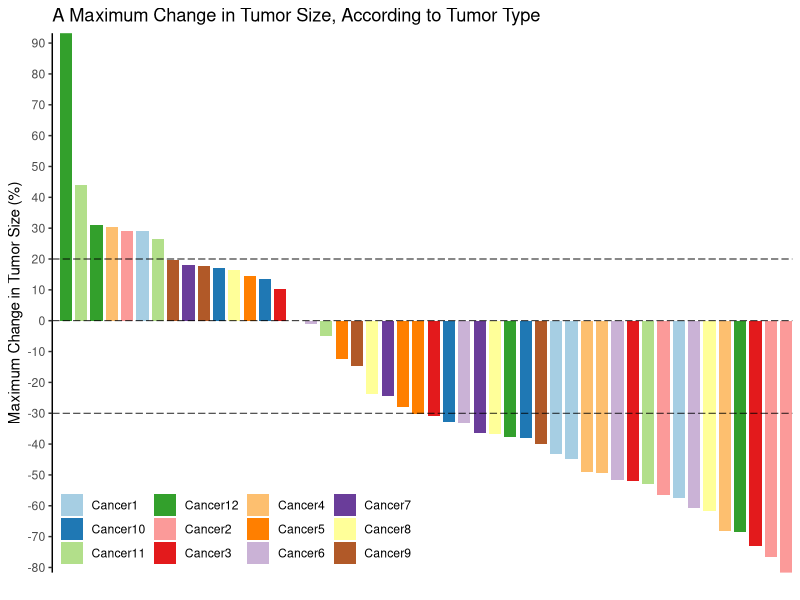
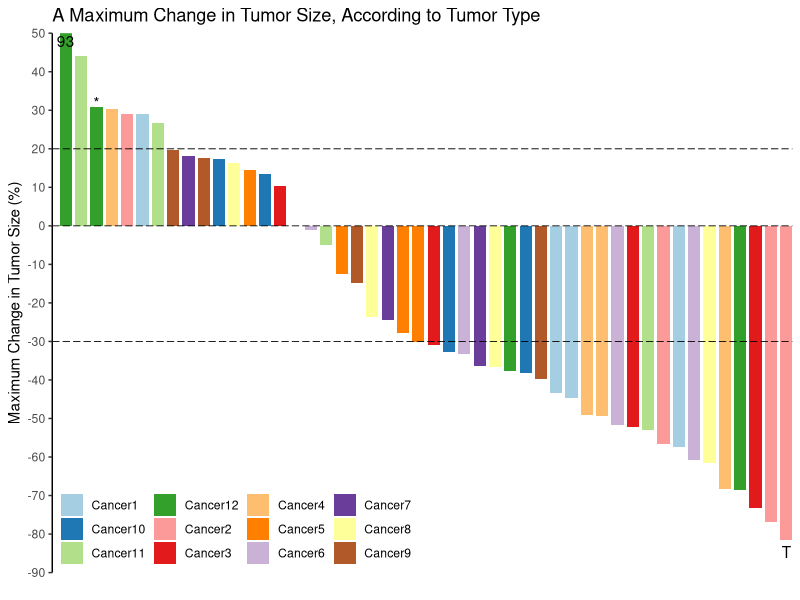
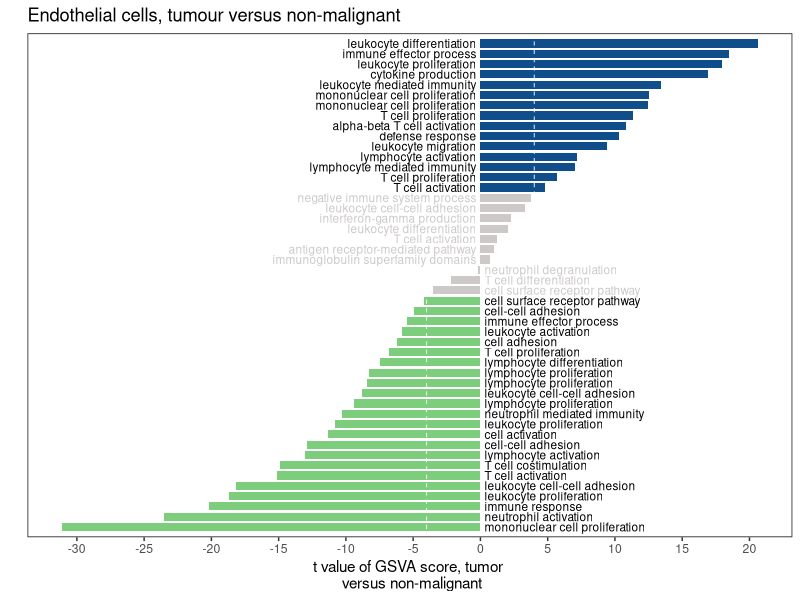
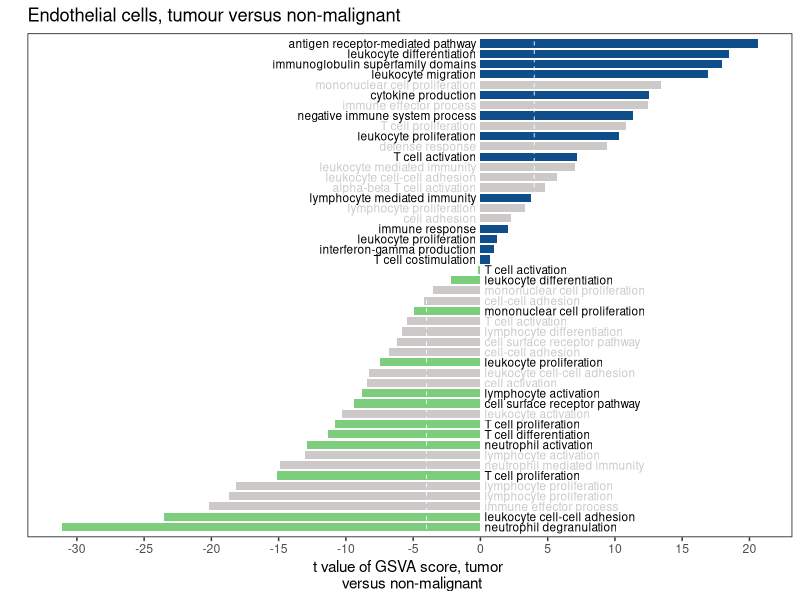
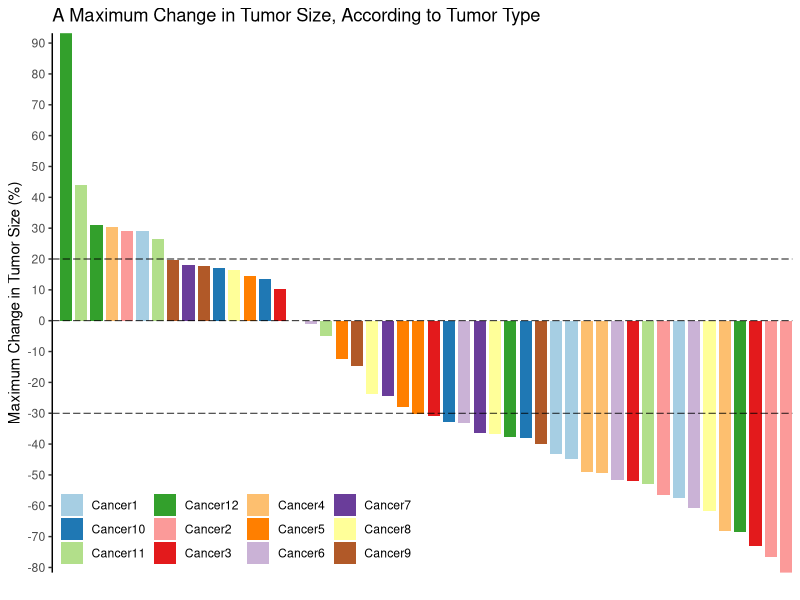
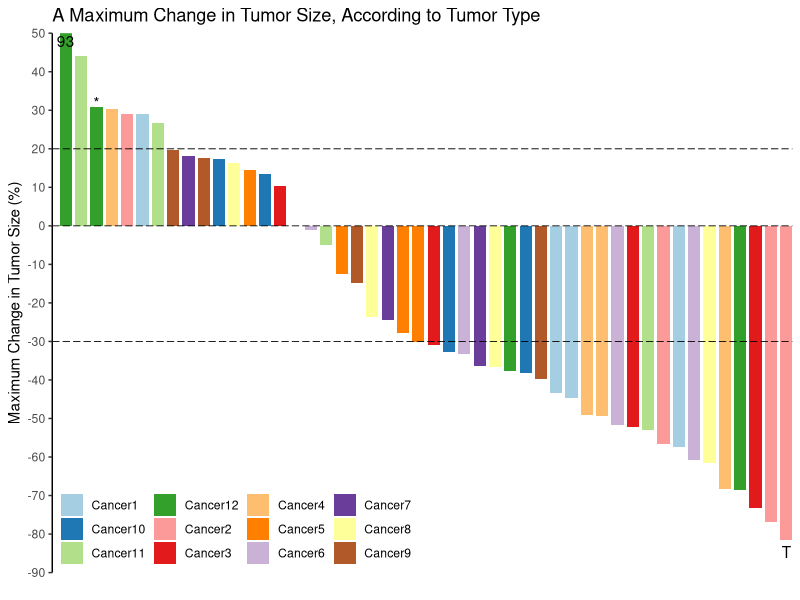
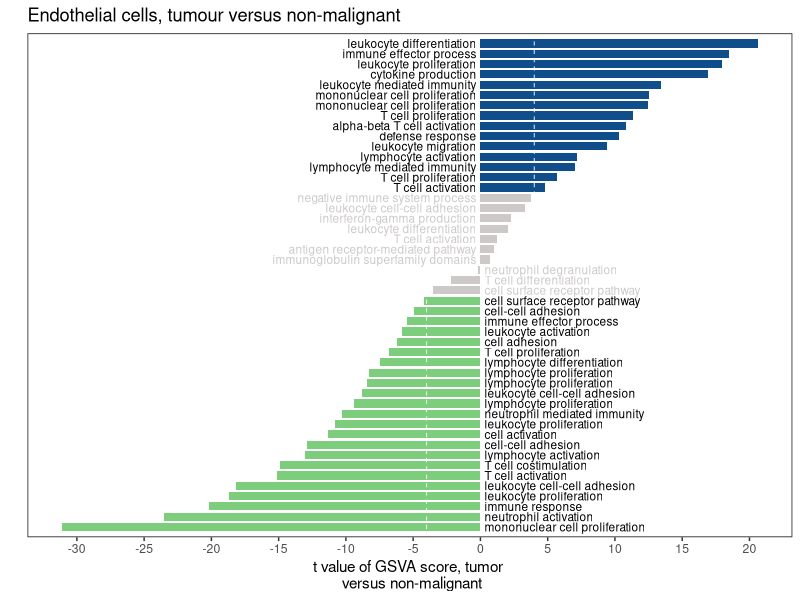
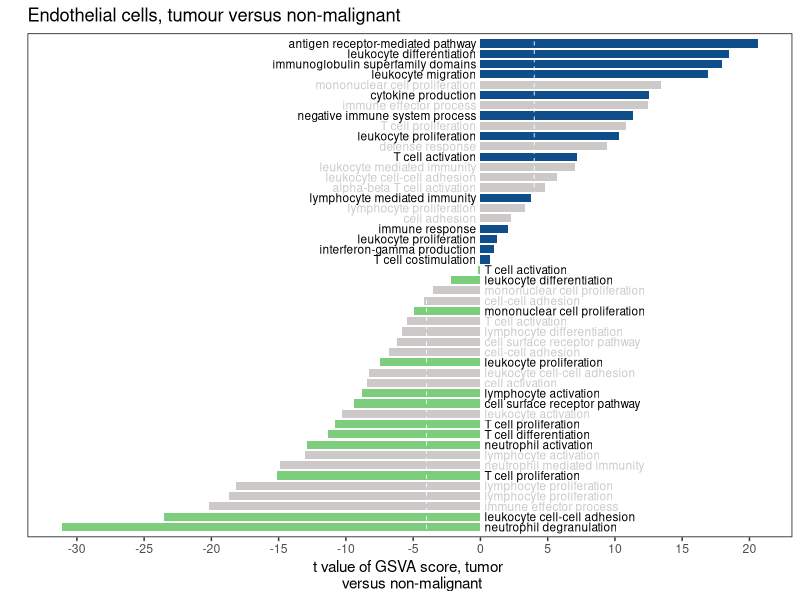

Generate these figures, in order, with R:
## ---- chunk 1
knitr::opts_chunk$set(echo = TRUE)
## ---- chunk 2
df<-read.csv("easy_input1.csv")
head(df)

#按照score排序
#sort by score
df<-df[order(df$score,decreasing = T),]
df$index<-seq(1,nrow(df))
head(df)
## ---- chunk 3
library(ggplot2)
p<-ggplot(df,aes(x=index,y=score,fill=ID)) + 
  geom_bar(stat = 'identity',width = 0.8) + 
  scale_fill_brewer(type = "Qualitative", palette = "Paired") + #bar的颜色 color of bar
  
  scale_y_continuous(breaks=seq(-100, 100, 10), #y轴刻度 y-axis scale
                     expand = c(0,0)) + #上下都不留空 there's no space between the top and the bottom
  scale_x_discrete(expand = expand_scale(mult = c(0.01,0))) + #左边留空，右边到头 leave the left side blank, the right side goes to the end

  #画3条横线
  #draw 3 horizontal lines
  geom_hline(yintercept = c(-30,0,20), 
             linetype = 5, #画虚线 draw a dotted line
             size = 0.3) + #线的粗细 thickness of line
  
  #其他主题
  #other themes
  labs(x = "", y = "Maximum Change in Tumor Size (%)", 
       title = "A Maximum Change in Tumor Size, According to Tumor Type") +
  theme_bw() + #去除背景色 remove background color
  theme(panel.grid =element_blank()) + #去除网格线 remove gridlines
  theme(panel.border = element_blank()) + #去除外层边框 remove outer border
  theme(axis.line = element_line(colour = "black")) + #沿坐标轴显示直线 display lines along the axes
  theme(axis.line.x = element_blank(), axis.ticks.x = element_blank(), axis.text.x = element_blank()) + #去除x轴 remove x-axis
  
  #图例
  #legend
  guides(fill = guide_legend(ncol = 5,title = NULL)) + #图例分5列 legend divided into 5 columns
  scale_size(range=c(5,20)) +
  theme(legend.background = element_blank(), #移除整体边框 remove overall border
        #图例的左下角置于绘图区域的左下角
        #the lower left corner of the legend is placed in the lower left corner of the drawing area
        legend.position=c(0,0),legend.justification = c(0,0)) 
        #改用下面这行，图例就会位于顶部 change to the following line and the legend will be at the top
        #legend.position="top")
p
#保存到PDF文件
#save to PDF file
ggsave("CancerBar.pdf",width = 8,height = 5)
## ---- chunk 4
#设置坐标轴范围，最大值设为50，以适应大多数数据
#set the axis range to a maximum of 50 to accommodate most data.
p<-p + coord_cartesian(ylim = c(-90,50)) + #y轴范围，根据实际情况调整 y-axis range, adjust according to actual condition
  #添加数据标签 
  #add data labels 
  geom_text(data = subset(df, score > 50),
            aes(index, 48,label=round(score))) + #在超过50的bar上标出实际数据 labeling of actual data on bar over 50
  geom_text(data = subset(df, index == 3),
            aes(index, score + 1,label = "*")) + #作者的特殊标记 author's special marks
  geom_text(data = subset(df, index == nrow(df)),
            aes(index, score - 3, label = "T"))  #作者的特殊标记 author's special marks
p

#保存到PDF文件
#save to PDF file
ggsave("CancerBar_label.pdf",width = 8,height = 5)
## ---- chunk 5
df<-read.csv("easy_input2.csv")
head(df)

#按照score的值分组
#grouped by score value
df$group<-cut(df$score, breaks = c(-Inf,-4,4,Inf),labels = c(1,2,3))
head(df)

#按照score排序
#sort by score
df<-df[order(df$score,decreasing = F),]
df$index<-seq(1,nrow(df))
head(df)
## ---- chunk 6
library(ggplot2)
ggplot(df,aes(x=index,y=score,fill=group)) + 
  geom_bar(stat = 'identity',width = 0.8) + 
  scale_fill_manual(values = c("palegreen3","snow3","dodgerblue4")) + #bar的颜色 color of bar
  scale_x_discrete(expand = expand_scale(add = .6)) + 
  scale_y_continuous(breaks=seq(-30, 20, 5)) +
  coord_flip() + #坐标轴互换 coordinate axis interchange
  
  #画2条横线
  #draw 2 horizontal lines
  geom_hline(yintercept = c(-4,4), 
             color="white",
             linetype = 2,#画虚线 draw a dotted line
             size = 0.3) + #线的粗细 thickness of line

  #写label
  #write label
  geom_text(data = subset(df, score > 0),
            aes(x=index, y=-0.3, label=ID, color = group),#bar跟坐标轴间留出间隙 leave a gap between the bar and the axes
            size = 3, #字的大小 font size
            hjust = "inward" ) +  #字的对齐方式  the alignment of character
  geom_text(data = subset(df, score < 0),
            aes(x=index, y=0.3, label=ID, color = group),
            size = 3, hjust = "outward") +  
  scale_colour_manual(values = c("snow3","black","black")) +

  #其他主题
  #other themes
  labs(x = "", y = "t value of GSVA score, tumor \n versus non-malignant", 
       title = "Endothelial cells, tumour versus non-malignant") +
  theme_bw() + #去除背景色 remove background color
  theme(panel.grid =element_blank()) + #去除网格线 remove gridlines
  theme(panel.border = element_rect(size = 0.6)) + #边框粗细 border thickness
  theme(axis.line.y = element_blank(), axis.ticks.y = element_blank(), axis.text.y = element_blank()) + #去除y轴 remove y-axis

  guides(fill=FALSE,color=FALSE) #不显示图例 legend not displayed
  
#保存到PDF文件
#save to PDF file
ggsave("GObar.pdf",width = 5,height = 8)
## ---- chunk 7
df<-read.csv("easy_input3.csv")
head(df)

#按照pvalue分组
#grouped by pvalue
df$p.group<-cut(df$pval, breaks = c(-Inf,0.05,Inf),labels = c(1,0))
#按照score分组
#grouped by score
df$s.group<-cut(df$score, breaks = c(-Inf,0,Inf),labels = c(0,1))
#合并
#merge
df$ps.group <- paste0(df$p.group,df$s.group)

#根据pvalue和score分为3组
#divided into 3 groups based on pvalue and score
df$group <- ifelse(df$ps.group=='10','1',ifelse(df$ps.group=='11','2','3'))
head(df)

#按照score排序
#sort by score
df<-df[order(df$score,decreasing = F),]
df$index<-seq(1,nrow(df))
head(df)
## ---- chunk 8
library(ggplot2)
ggplot(df,aes(x=index,y=score,fill=group)) + 
  geom_bar(stat = 'identity',width = 0.8) + 
  scale_fill_manual(values = c("palegreen3","dodgerblue4","snow3")) + #颜色 color
  scale_x_discrete(expand = expand_scale(add = .6)) + 
  scale_y_continuous(breaks=seq(-30, 20, 5)) +
  coord_flip() + 
  
  geom_hline(yintercept = c(-4,4), 
             color="white",
             linetype = 2,
             size = 0.3) + 

  geom_text(data = subset(df, score > 0),
            aes(x=index, y=-0.3, label=ID, color = p.group),
            size=3,
            hjust = "inward") + 
  geom_text(data = subset(df, score < 0),
            aes(x=index, y=0.3, label=ID, color = p.group),
            size=3,hjust = "outward") +  
  scale_colour_manual(values = c("black","snow3")) +

  labs(x = "", y = "t value of GSVA score, tumor \n versus non-malignant", 
       title = "Endothelial cells, tumour versus non-malignant") +
  theme_bw() + 
  theme(panel.grid =element_blank()) + 
  theme(panel.border = element_rect(size = 0.6)) + 
  theme(axis.line.y = element_blank(), axis.ticks.y = element_blank(), axis.text.y = element_blank()) + 
  guides(fill=FALSE,color=FALSE) 
  
#保存到PDF文件
#save to PDF file
ggsave("GObar_pval.pdf",width = 5,height = 8)
## ---- chunk 9
sessionInfo()
